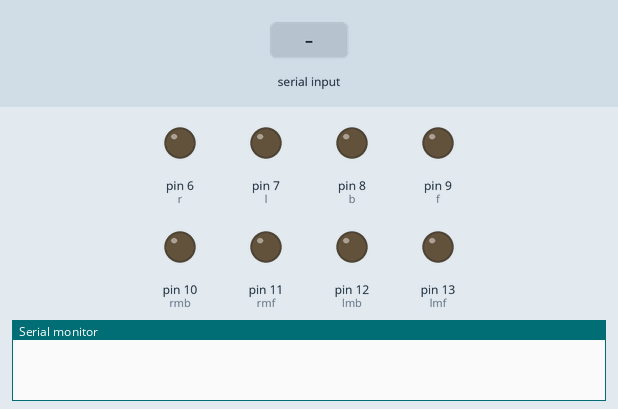
This sketch was run on a simulated Arduino Uno, built with avr-gcc and run on an emulated ATmega328P. On the bench: output pins drawn as LEDs (lit = HIGH), the last lines printed to the serial monitor. Inputs (shaded band) come from the test bench.

Above: at 1.2 s.
1.3 s: "F" received over Serial
At 3.0 s:
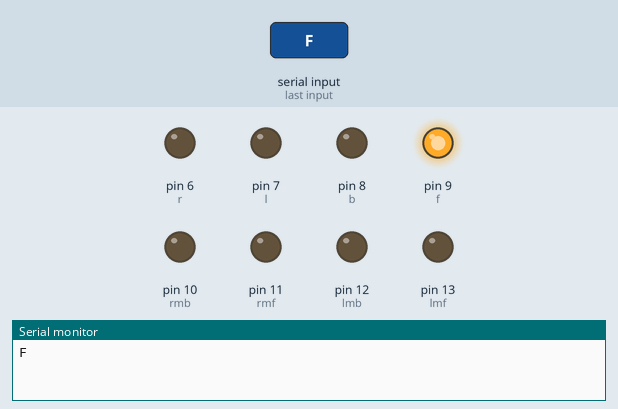
3.3 s: "B" received over Serial
At 4.6 s:
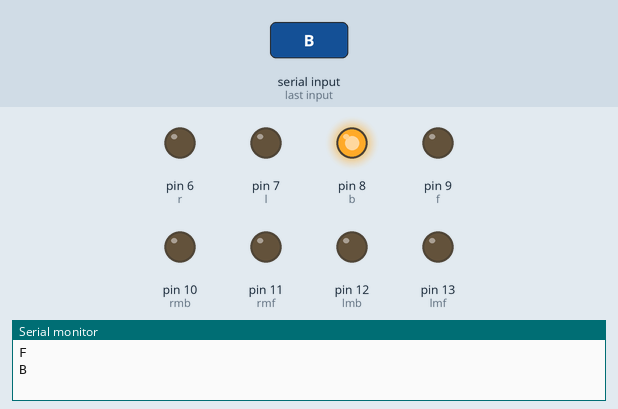
5.3 s: "L" received over Serial
At 6.1 s:
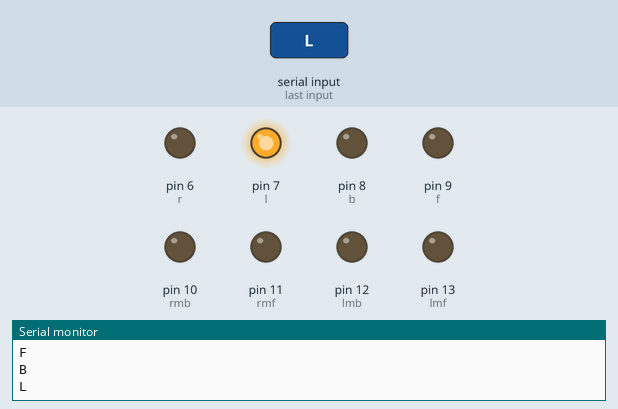
7.3 s: "R" received over Serial
At 8.8 s:
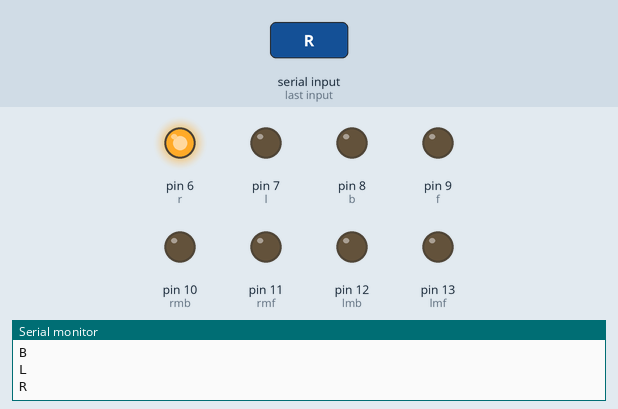
9.3 s: "F" received over Serial
At 9.7 s:
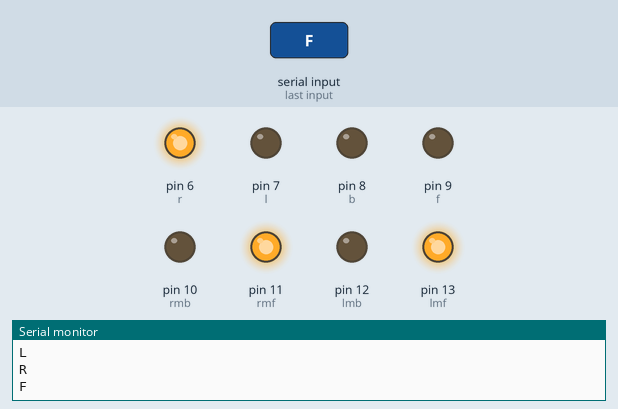
11.3 s: "L" received over Serial
At 11.7 s:
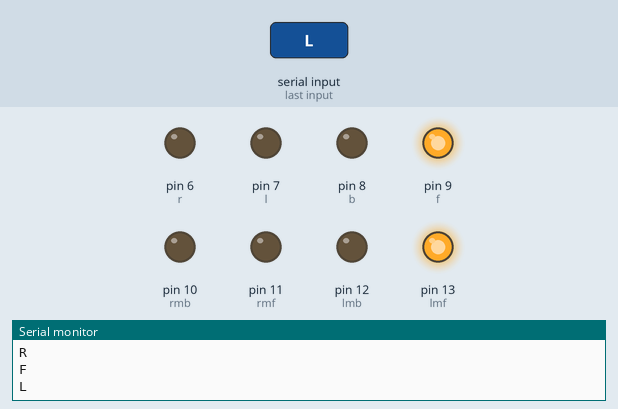
Timing chart, 0 to 14.3 s (numbered marks = the images above; inputs shaded):
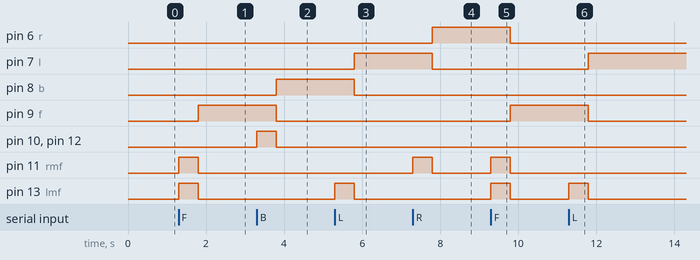

The sketch:

master_v2v.ino
```cpp
#define lmf 13 //left motors forward
#define lmb 12 //left motors reverse
#define rmf 11 //right motors forward
#define rmb 10 //right motors reverse
#define f 9 //encoder data
#define b 8 //encoder data
#define l 7 //encoder data
#define r 6 //encoder data

char t;

void setup()
{
pinMode(lmf,OUTPUT);
pinMode(lmb,OUTPUT);
pinMode(rmf,OUTPUT);
pinMode(rmb,OUTPUT);
pinMode(f,OUTPUT);
pinMode(b,OUTPUT);
pinMode(l,OUTPUT);
pinMode(r,OUTPUT);
Serial.begin(9600);
}

void loop()
{
  if(Serial.available())
  {
    t = Serial.read();
    Serial.println(t);
    switch(t)
    {
      case 'F': //move forward
                digitalWrite(lmf,HIGH);
                digitalWrite(rmf,HIGH);
                digitalWrite(lmb,LOW);
                digitalWrite(rmb,LOW);
                break;
      case 'B': //move reverse
                digitalWrite(lmb,HIGH);
                digitalWrite(rmb,HIGH);
                digitalWrite(lmf,LOW);
                digitalWrite(rmf,LOW);

                break;
      case 'L': //turn right
                digitalWrite(lmf,HIGH);
                digitalWrite(lmb,LOW);
                digitalWrite(rmf,LOW);
                digitalWrite(rmb,LOW);
                break;
      case 'R': //turn left
                digitalWrite(rmf,HIGH);
                digitalWrite(rmb,LOW);
                digitalWrite(lmf,LOW);
                digitalWrite(lmb,LOW);
                break;
      case 'S': //STOP
                digitalWrite(rmf,LOW);
                digitalWrite(rmb,LOW);
                digitalWrite(lmf,LOW);
                digitalWrite(lmb,LOW);
                break;
    }
   sendit(t);
  }
  else
  {
     digitalWrite(rmf,LOW);
     digitalWrite(rmb,LOW);
     digitalWrite(lmf,LOW);
     digitalWrite(lmb,LOW);
  }
}

void sendit(char a)
{
  delay(500);
  switch(a)
  {
    case 'F': digitalWrite(f,HIGH);
              digitalWrite(b,LOW);
              digitalWrite(l,LOW);
              digitalWrite(r,LOW);
              break;
    case 'B': digitalWrite(f,LOW);
              digitalWrite(b,HIGH);
              digitalWrite(l,LOW);
              digitalWrite(r,LOW);
              break;
    case 'R': digitalWrite(f,LOW);
              digitalWrite(b,LOW);
              digitalWrite(l,LOW);
              digitalWrite(r,HIGH);
              break;
    case 'L': digitalWrite(f,LOW);
              digitalWrite(b,LOW);
              digitalWrite(l,HIGH);
              digitalWrite(r,LOW);
              break;
    default : digitalWrite(f,LOW);
              digitalWrite(b,LOW);
              digitalWrite(l,LOW);
              digitalWrite(r,LOW);
              break;
  }
}
```

Measured:
- after the input at 1.3 s, pin 9 (f): LOW → HIGH after 0.50 s; pin 11 (rmf), pin 13 (lmf): LOW → HIGH at once, → LOW 0.50 s later
- after the input at 3.3 s, pin 8 (b): LOW → HIGH after 0.50 s; pin 9 (f): HIGH → LOW after 0.50 s; pin 10 (rmb), pin 12 (lmb): LOW → HIGH at once, → LOW 0.50 s later
- after the input at 5.3 s, pin 7 (l): LOW → HIGH after 0.50 s; pin 8 (b): HIGH → LOW after 0.50 s; pin 13 (lmf): LOW → HIGH at once, → LOW 0.50 s later
- after the input at 7.3 s, pin 6 (r): LOW → HIGH after 0.50 s; pin 7 (l): HIGH → LOW after 0.50 s; pin 11 (rmf): LOW → HIGH at once, → LOW 0.50 s later
- after the input at 9.3 s, pin 6 (r): HIGH → LOW after 0.50 s; pin 9 (f): LOW → HIGH after 0.50 s; pin 11 (rmf), pin 13 (lmf): LOW → HIGH at once, → LOW 0.50 s later
- after the input at 11.3 s, pin 7 (l): LOW → HIGH after 0.50 s; pin 9 (f): HIGH → LOW after 0.50 s; pin 13 (lmf): LOW → HIGH at once, → LOW 0.50 s later
